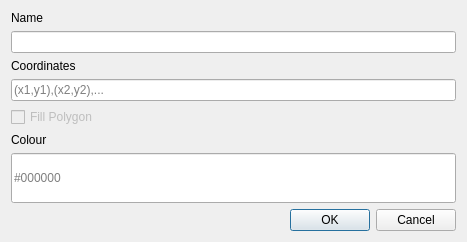
<?xml version="1.0" encoding="UTF-8"?>
<ui version="4.0">
 <class>CreateObjectDialog</class>
 <widget class="QDialog" name="CreateObjectDialog">
  <property name="geometry">
   <rect>
    <x>0</x>
    <y>0</y>
    <width>467</width>
    <height>242</height>
   </rect>
  </property>
  <property name="sizePolicy">
   <sizepolicy hsizetype="Expanding" vsizetype="Fixed">
    <horstretch>0</horstretch>
    <verstretch>0</verstretch>
   </sizepolicy>
  </property>
  <property name="minimumSize">
   <size>
    <width>200</width>
    <height>242</height>
   </size>
  </property>
  <property name="maximumSize">
   <size>
    <width>16777215</width>
    <height>242</height>
   </size>
  </property>
  <property name="windowTitle">
   <string>Create Object</string>
  </property>
  <layout class="QVBoxLayout" name="verticalLayout_2">
   <item>
    <widget class="QLabel" name="label_name">
     <property name="text">
      <string>Name</string>
     </property>
    </widget>
   </item>
   <item>
    <widget class="QLineEdit" name="inputName"/>
   </item>
   <item>
    <widget class="QLabel" name="label_coords">
     <property name="text">
      <string>Coordinates</string>
     </property>
    </widget>
   </item>
   <item>
    <widget class="QLineEdit" name="inputCoordinates">
     <property name="placeholderText">
      <string>(x1,y1),(x2,y2),...</string>
     </property>
    </widget>
   </item>
   <item>
    <widget class="QCheckBox" name="checkboxPolygon">
     <property name="enabled">
      <bool>false</bool>
     </property>
     <property name="text">
      <string>Fill Polygon</string>
     </property>
    </widget>
   </item>
   <item>
    <widget class="QLabel" name="label_colour">
     <property name="text">
      <string>Colour</string>
     </property>
    </widget>
   </item>
   <item>
    <widget class="QLineEdit" name="inputColour">
     <property name="sizePolicy">
      <sizepolicy hsizetype="Expanding" vsizetype="Expanding">
       <horstretch>0</horstretch>
       <verstretch>0</verstretch>
      </sizepolicy>
     </property>
     <property name="minimumSize">
      <size>
       <width>0</width>
       <height>0</height>
      </size>
     </property>
     <property name="maximumSize">
      <size>
       <width>16777215</width>
       <height>16777215</height>
      </size>
     </property>
     <property name="inputMask">
      <string/>
     </property>
     <property name="maxLength">
      <number>7</number>
     </property>
     <property name="placeholderText">
      <string>#000000</string>
     </property>
    </widget>
   </item>
   <item>
    <widget class="QDialogButtonBox" name="buttonBox">
     <property name="orientation">
      <enum>Qt::Horizontal</enum>
     </property>
     <property name="standardButtons">
      <set>QDialogButtonBox::Cancel|QDialogButtonBox::Ok</set>
     </property>
    </widget>
   </item>
  </layout>
 </widget>
 <resources/>
 <connections>
  <connection>
   <sender>buttonBox</sender>
   <signal>accepted()</signal>
   <receiver>CreateObjectDialog</receiver>
   <slot>accept()</slot>
   <hints>
    <hint type="sourcelabel">
     <x>248</x>
     <y>254</y>
    </hint>
    <hint type="destinationlabel">
     <x>157</x>
     <y>274</y>
    </hint>
   </hints>
  </connection>
  <connection>
   <sender>buttonBox</sender>
   <signal>rejected()</signal>
   <receiver>CreateObjectDialog</receiver>
   <slot>reject()</slot>
   <hints>
    <hint type="sourcelabel">
     <x>316</x>
     <y>260</y>
    </hint>
    <hint type="destinationlabel">
     <x>286</x>
     <y>274</y>
    </hint>
   </hints>
  </connection>
 </connections>
</ui>
